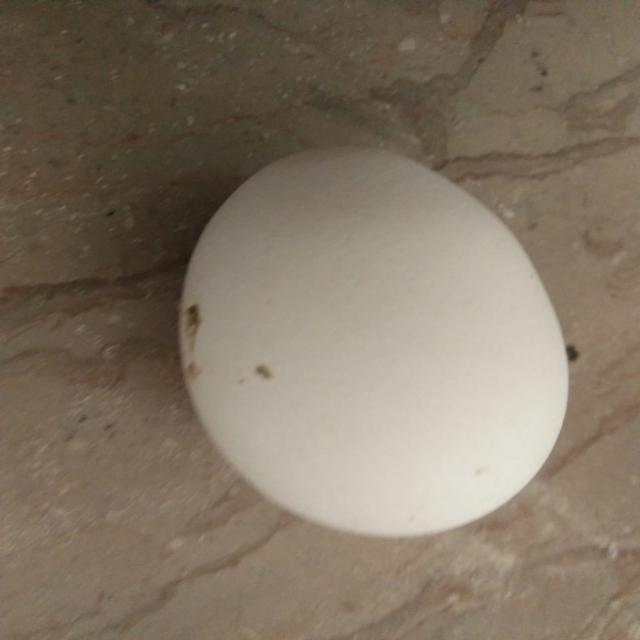
#> input picture data/all_images/not_damaged_100_jpg.rf.5d780a6024004fa2f68741fa56ddf4c9.jpg, 640 x 640 px
$ python -i video_mask.py   (imports and definitions only)
#> lines starting #> are read from the running program, lines starting #| are printed output that depends on the picture; after the words box and inside, x2 and y2 are one past the last pixel; in counts of white or black regions, pixels touching at a corner belong together
import cv2, numpy as np

L_MIN = 205
CHROMA_MAX = 10

def white_mask(bgr):
    lab = cv2.cvtColor(bgr, cv2.COLOR_BGR2LAB).astype(np.float32)
    L = lab[..., 0]
    a, b = lab[..., 1] - 128, lab[..., 2] - 128
    chroma = np.sqrt(a * a + b * b)
    m = ((L > L_MIN) & (chroma < CHROMA_MAX)).astype(np.uint8) * 255
    k = cv2.getStructuringElement(cv2.MORPH_ELLIPSE, (9, 9))
    m = cv2.morphologyEx(m, cv2.MORPH_OPEN, k)
    m = cv2.morphologyEx(m, cv2.MORPH_CLOSE, k)
    return m

def split_blob(comp):
    dist = cv2.distanceTransform(comp, cv2.DIST_L2, 5)
    seeds = (dist > 0.6 * dist.max()).astype(np.uint8)
    ns, seed_lab = cv2.connectedComponents(seeds)
    if ns <= 2:
        return [comp]
    markers = np.zeros(comp.shape, np.int32)
    markers[comp == 0] = 1
    markers[seeds > 0] = seed_lab[seeds > 0] + 1
    cv2.watershed(cv2.cvtColor(comp, cv2.COLOR_GRAY2BGR), markers)
    return [((markers == k).astype(np.uint8) * 255) for k in range(2, ns + 1)]

def describe(part, h, w):
    cnts, _ = cv2.findContours(part, cv2.RETR_EXTERNAL, cv2.CHAIN_APPROX_SIMPLE)
    if not cnts:
        return None
    cnt = max(cnts, key=cv2.contourArea)
    area = cv2.contourArea(cnt)
    if len(cnt) < 5 or area / (h * w) < 0.005 or area / (h * w) > 0.25:
        return None
    hull = cv2.convexHull(cnt)
    hull_area = cv2.contourArea(hull)
    if hull_area <= 0:
        return None
    solidity = area / hull_area
    (_, _), (ea, eb), _ = cv2.fitEllipse(cnt)
    aspect = max(ea, eb) / max(1.0, min(ea, eb))
    if solidity < 0.85 or aspect > 2.0:
        return None
    filled = np.zeros((h, w), np.uint8)
    cv2.drawContours(filled, [hull], -1, 255, cv2.FILLED)
    M = cv2.moments(hull)
    return dict(score=solidity - 0.5 * abs(aspect - 1.3), mask=filled,
                cx=M["m10"] / M["m00"], cy=M["m01"] / M["m00"],
                area=int(hull_area))

def egg_blobs(bgr, k=2):
    h, w = bgr.shape[:2]
    n, labels, stats, _ = cv2.connectedComponentsWithStats(white_mask(bgr))
    cands = []
    for i in range(1, n):
        if stats[i, cv2.CC_STAT_AREA] / (h * w) < 0.005:
            continue
        comp = (labels == i).astype(np.uint8) * 255
        for part in split_blob(comp):
            c = describe(part, h, w)
            if c:
                cands.append(c)
    cands.sort(key=lambda c: -c["score"])
    return cands[:k]

>>> import cv2
>>> picture = cv2.imread('../data/all_images/not_damaged_100_jpg.rf.5d780a6024004fa2f68741fa56ddf4c9.jpg')
#> picture is the input picture: shape (640, 640, 3); mean B, G, R 101.5, 117.4, 130.5
>>> result = egg_blobs(picture)
#> in white_mask, `lab = cv2.cvtColor(bgr, cv2.COLOR_BGR2LAB).astype(np.float32)`:
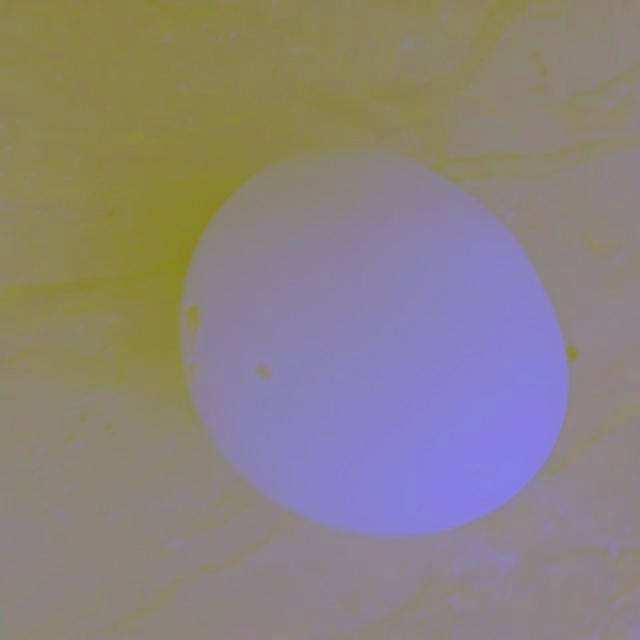
#> lab: shape (640, 640, 3) float32; mean B, G, R 126.6, 130.3, 138.9
#> in white_mask, `L = lab[..., 0]`:
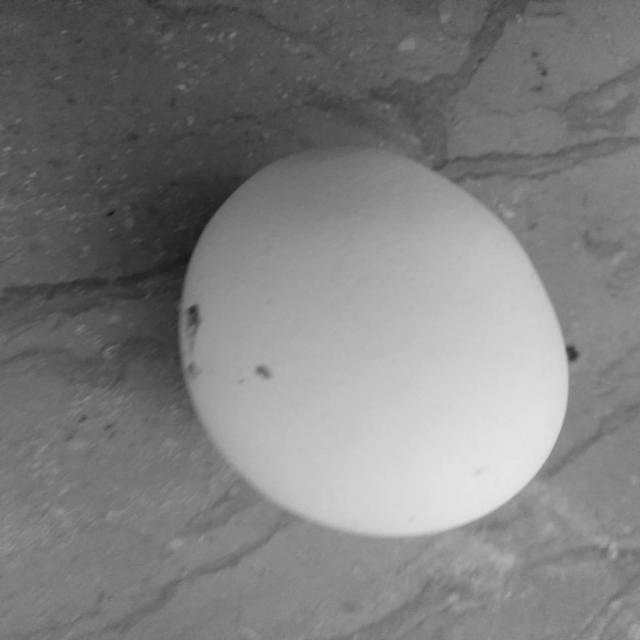
#> L: shape (640, 640) float32; min 18, max 231, mean 126.6
#> in white_mask, `a, b = lab[..., 1] - 128, lab[..., 2] - 128`:
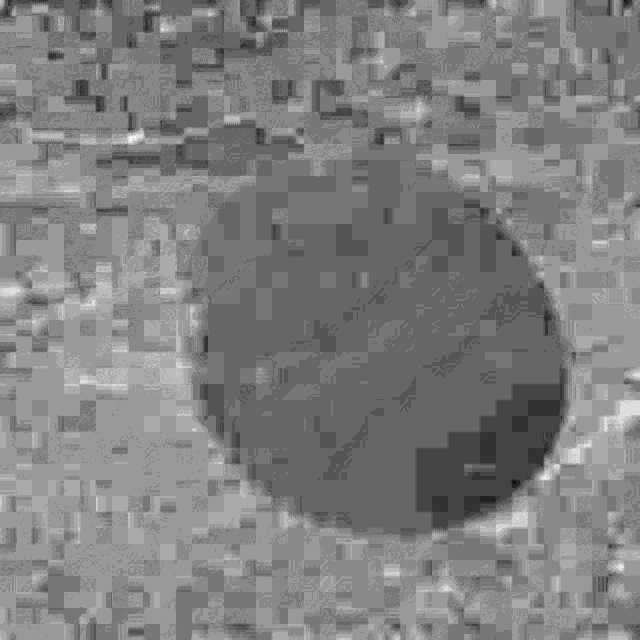
#> a: shape (640, 640) float32; min -5, max 10, mean 2.49; drawn with min black and max white
#> in white_mask, `a, b = lab[..., 1] - 128, lab[..., 2] - 128`:
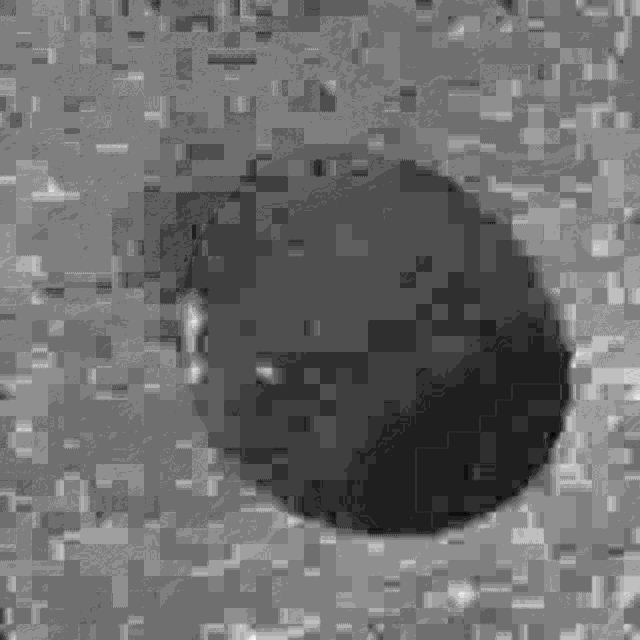
#> b: shape (640, 640) float32; min 4, max 20, mean 10.83; drawn with min black and max white
#> in white_mask, `m = ((L > L_MIN) & (chroma < CHROMA_MAX)).astype(np.uint8) * 255`:
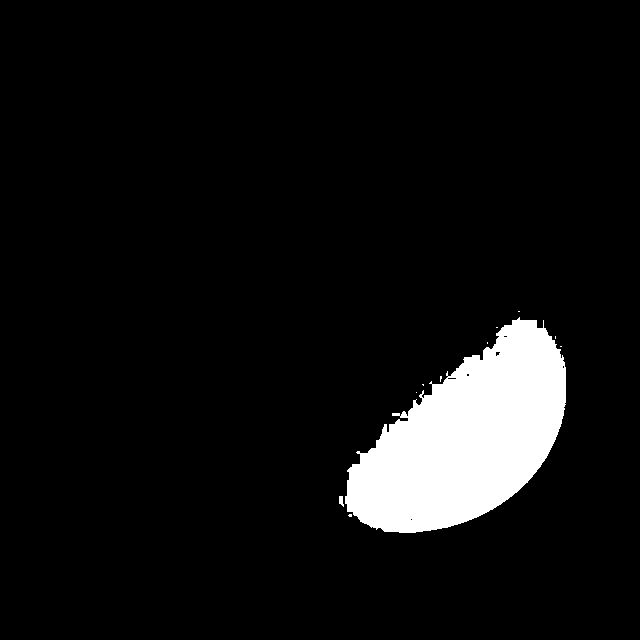
#> m: shape (640, 640); 7% white; 11 white regions (9 under 20 px), largest, box (x1, y1, x2, y2) and area: (345, 317, 566, 533) 28416, (339, 496, 344, 507) 38
#> in white_mask, `m = cv2.morphologyEx(m, cv2.MORPH_OPEN, k)`:
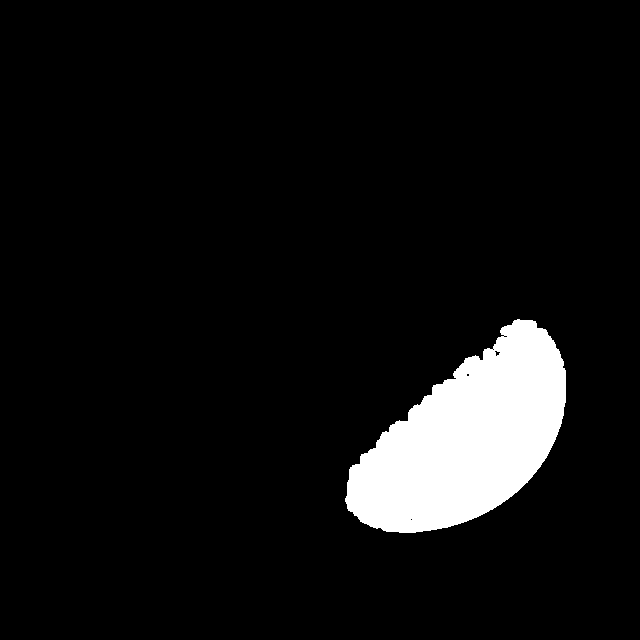
#> m: shape (640, 640); 6.9% white; 1 white region, box (x1, y1, x2, y2) and area: (345, 319, 566, 533) 28077
#> in white_mask, `m = cv2.morphologyEx(m, cv2.MORPH_CLOSE, k)`: m: shape (640, 640); 6.9% white; 1 white region, box (x1, y1, x2, y2) and area: (345, 319, 566, 533) 28189
#> in egg_blobs, `n, labels, stats, _ = cv2.connectedComponentsWithStats(white_mask(bgr))`: n = 2; stats = [[0, 0, 640, 640, 381411], [345, 319, 221, 214, 28189]]
#> after the loop in egg_blobs, `for i in range(1, n):`: cands = []
#> result = []

$ run again, on data/all_images/not_damaged_101_jpg.rf.479d12a2b41a5ec6d718dcdabd14b0c9.jpg
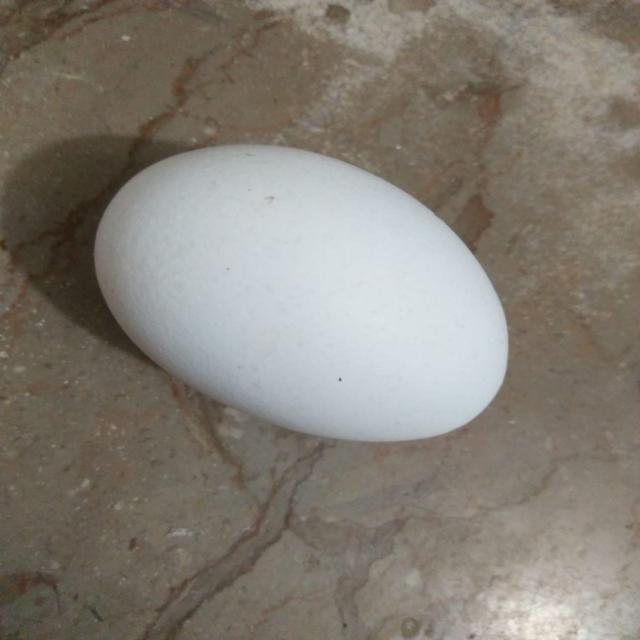
#> input picture data/all_images/not_damaged_101_jpg.rf.479d12a2b41a5ec6d718dcdabd14b0c9.jpg, 640 x 640 px
#> picture is the input picture: shape (640, 640, 3); mean B, G, R 117.3, 126.4, 132.2
#> in egg_blobs, `n, labels, stats, _ = cv2.connectedComponentsWithStats(white_mask(bgr))`:
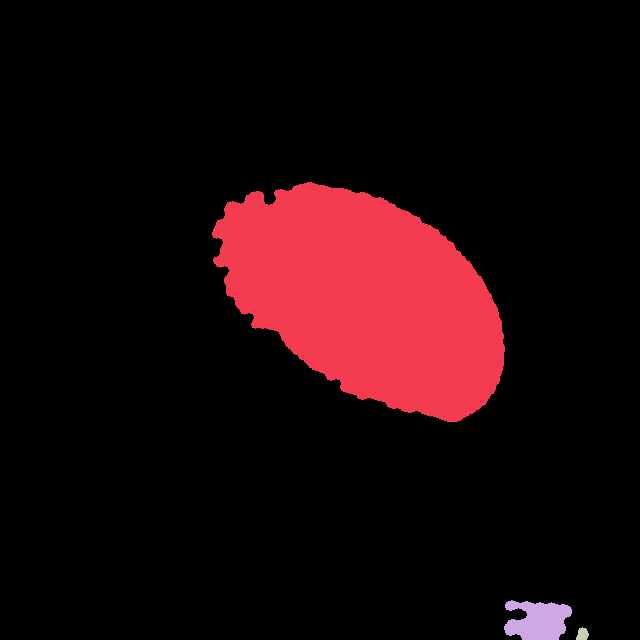
#> labels: shape (640, 640) int32; 4 distinct labels, from 0 to 3; one colour per label, 0 black
#> n = 4; stats = [[0, 0, 640, 640, 360974], [212, 182, 293, 240, 46516], [504, 600, 68, 40, 1986], [576, 627, 13, 13, 124]]
#> the loop in egg_blobs, `for i in range(1, n):` made 3 passes
#> pass 1, in egg_blobs, `comp = (labels == i).astype(np.uint8) * 255`:
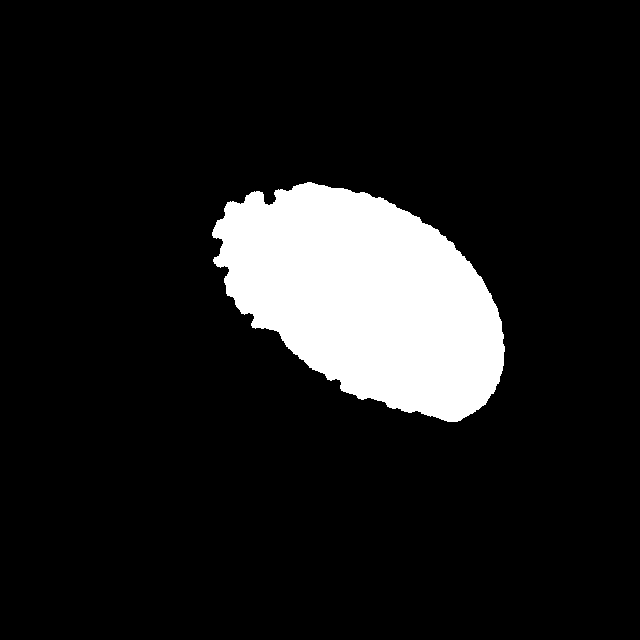
#> comp: shape (640, 640); 11.4% white; 1 white region, box (x1, y1, x2, y2) and area: (212, 182, 505, 422) 46516
#> after the loop in egg_blobs, `for i in range(1, n):`: cands = 1 item

$ run again, on data/all_images/not_damaged_102_jpg.rf.8d754cbc174c6cb6fb1b5c1929edcbb1.jpg
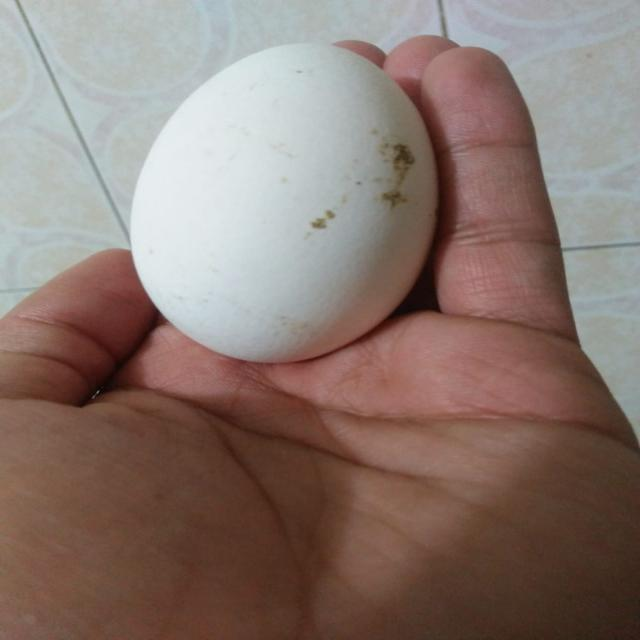
#> input picture data/all_images/not_damaged_102_jpg.rf.8d754cbc174c6cb6fb1b5c1929edcbb1.jpg, 640 x 640 px
#> picture is the input picture: shape (640, 640, 3); mean B, G, R 112.2, 119.3, 137.6
#> in white_mask, `chroma = np.sqrt(a * a + b * b)`:
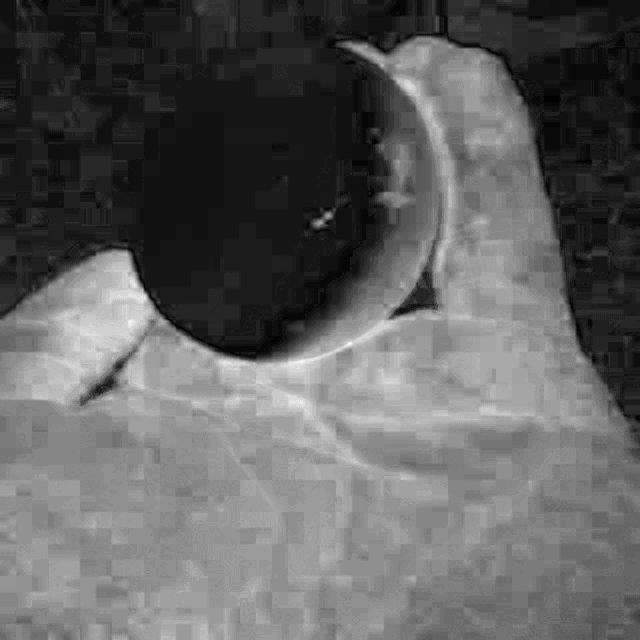
#> chroma: shape (640, 640) float32; min 0, max 33.84, mean 12.8; drawn with min black and max white
#> in white_mask, `m = cv2.morphologyEx(m, cv2.MORPH_OPEN, k)`:
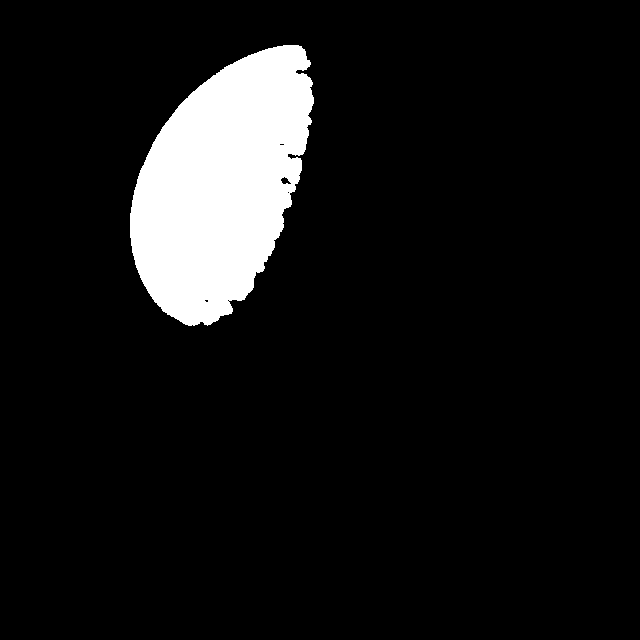
#> m: shape (640, 640); 8.5% white; 1 white region, box (x1, y1, x2, y2) and area: (130, 45, 314, 326) 34766
#> labels: shape (640, 640) int32; values 0 (black) and 1 (white), 8.5% white; 1 white region, box (x1, y1, x2, y2) and area: (130, 45, 314, 326) 34945
#> n = 2; stats = [[0, 0, 640, 640, 374655], [130, 45, 184, 281, 34945]]
#> after the loop in egg_blobs, `for i in range(1, n):`: cands = 1 item

$ run again, on data/all_images/not_damaged_103_jpg.rf.c0bd961caec5acf3a6582c9cb2551634.jpg
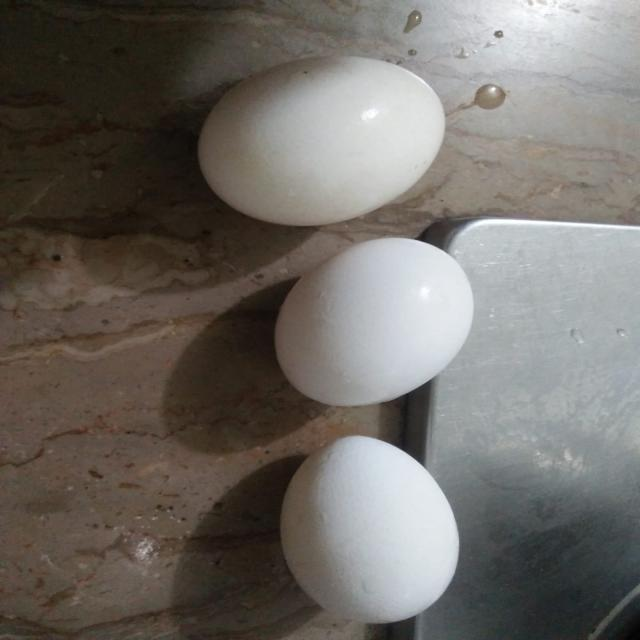
#> input picture data/all_images/not_damaged_103_jpg.rf.c0bd961caec5acf3a6582c9cb2551634.jpg, 640 x 640 px
#> picture is the input picture: shape (640, 640, 3); mean B, G, R 102.2, 107.4, 111.9
#> in egg_blobs, `n, labels, stats, _ = cv2.connectedComponentsWithStats(white_mask(bgr))`:
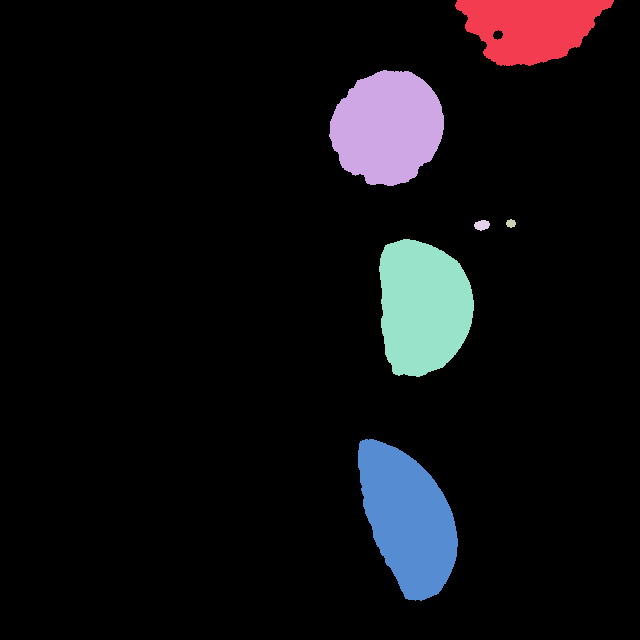
#> labels: shape (640, 640) int32; 7 distinct labels, from 0 to 6; one colour per label, 0 black
#> n = 7; stats = [[0, 0, 640, 640, 371191], [455, 0, 159, 66, 7174], [329, 70, 115, 116, 10067], [506, 219, 10, 9, 66], [474, 220, 16, 11, 129], [379, 239, 95, 138, 10325], [358, 439, 100, 162, 10648]]
#> after the loop in egg_blobs, `for i in range(1, n):`:
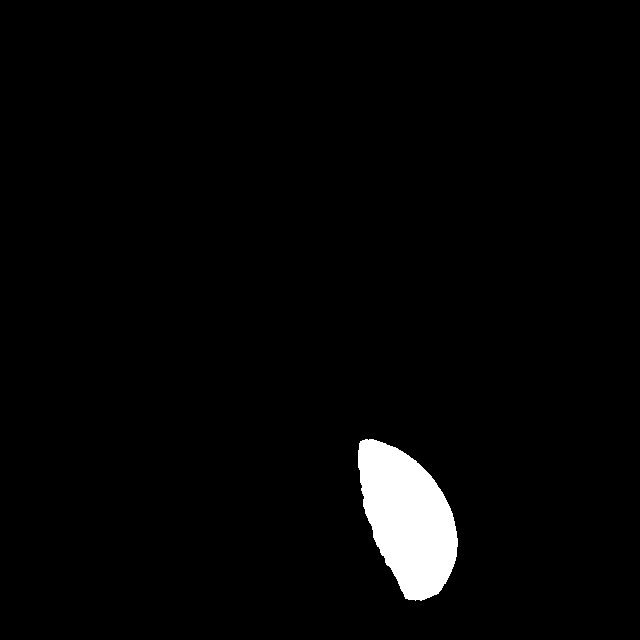
#> part: shape (640, 640); 2.6% white; 1 white region, box (x1, y1, x2, y2) and area: (358, 439, 458, 601) 10648
#> after the loop in egg_blobs, `for i in range(1, n):`: cands = 2 items
